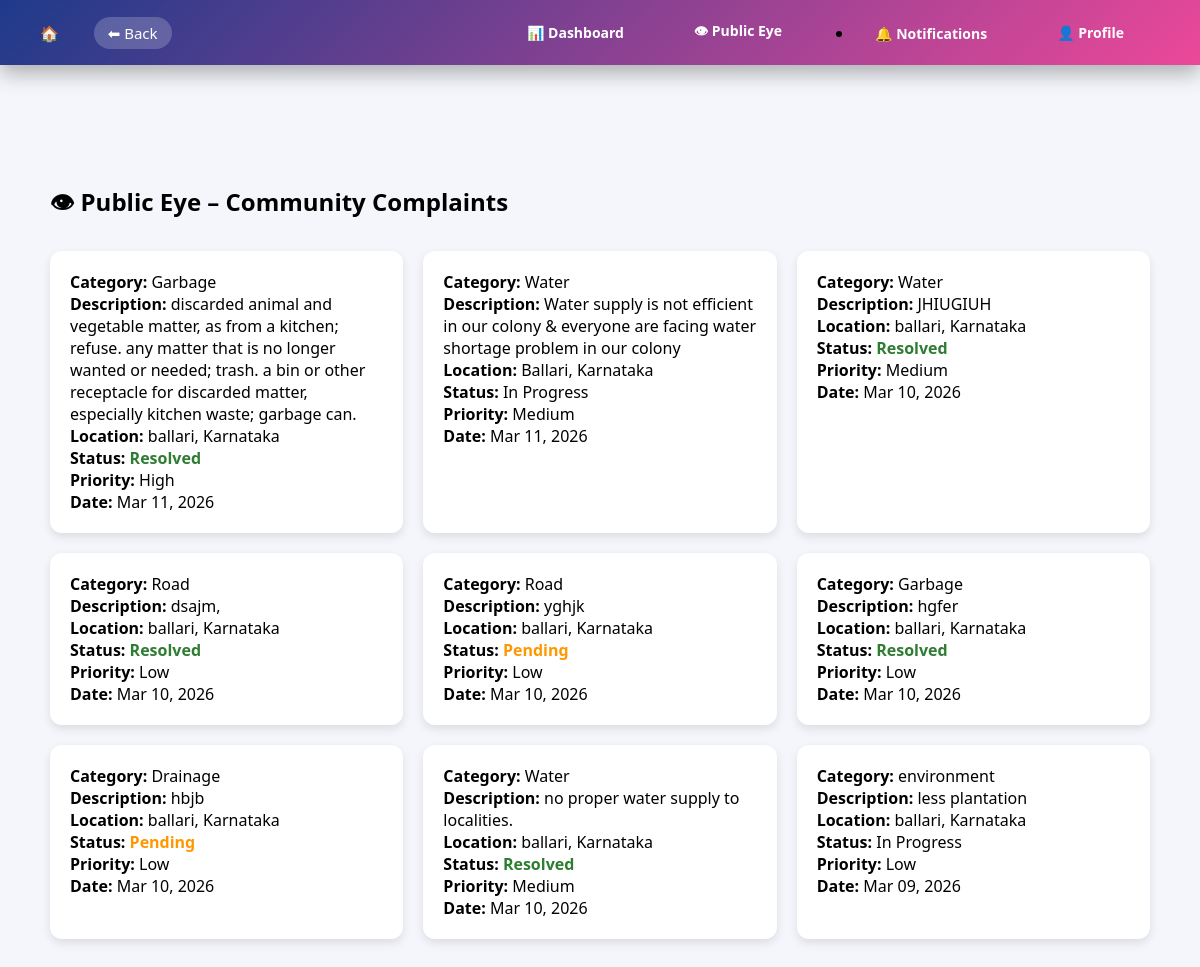
The app's page /public-eye/ with its own data.
### complaints/models.py (models this page shows, shortened)
class Complaint(models.Model):
    STATUS_CHOICES = [
        ('Pending', 'Pending'),
        ('In Progress', 'In Progress'),
        ('Resolved', 'Resolved'),
    ]
    PRIORITY_CHOICES = [
        ('Low', 'Low'),
        ('Medium', 'Medium'),
        ('High', 'High'),
    ]
    CATEGORY_CHOICES = [
        ('Water', 'Water'),
        ('Road', 'Road'),
        ('Electricity', 'Electricity'),
        ('Garbage', 'Garbage'),
        ('Street Light', 'Street Light'),
        ('Other', 'Other'),
    ]
    title = models.CharField(max_length=200)
    category = models.CharField(max_length=100, choices=CATEGORY_CHOICES)
    description = models.TextField()
    state = models.CharField(max_length=100, db_index=True)
    city = models.CharField(max_length=100, db_index=True)
    address = models.TextField(blank=True, null=True)
    zipcode = models.CharField(max_length=10)
    latitude = models.FloatField(null=True, blank=True)
    longitude = models.FloatField(null=True, blank=True)
    priority = models.CharField(
        max_length=10,
        choices=PRIORITY_CHOICES,
        default='Low',
        db_index=True
    )
    image = models.ImageField(upload_to='complaints/', null=True, blank=True)
    status = models.CharField(
        max_length=20,
        choices=STATUS_CHOICES,
        default='Pending',
        db_index=True
    )
    user = models.ForeignKey(
        User,
        on_delete=models.CASCADE,
        related_name='complaints'
    )
    created_at = models.DateTimeField(auto_now_add=True, db_index=True)
    updated_at = models.DateTimeField(auto_now=True)
    class Meta:
        ordering = ['-created_at']
        verbose_name = "User Complaint"
        verbose_name_plural = "User Complaints"

### complaints/views.py (the view)
# urls.py: path('public-eye/', views.public_eye, name='public_eye'),
def public_eye(request):
    complaints = Complaint.objects.all().order_by('-created_at')
    return render(request, 'complaints/public_eye.html', {
        'complaints': complaints
    })

### complaints/views.py (called while the page is built)
def notification_count(request):
    if request.user.is_authenticated:
        count = Notification.objects.filter(
            user=request.user,
            is_read=False
        ).count()
    else:
        count = 0
    return {'notification_count': count}

### complaints/templates/complaints/public_eye.html
{% extends 'complaints/base.html' %}
{% block content %}
<div class="public-container">
<h2 class="public-title">👁 Public Eye – Community Complaints</h2>
{% if complaints %}
<div class="public-grid">
{% for complaint in complaints %}
<div class="complaint-card">
<p><strong>Category:</strong> {{ complaint.category }}</p>
<p><strong>Description:</strong> {{ complaint.description }}</p>
<p><strong>Location:</strong> {{ complaint.city }}, {{ complaint.state }}</p>
<p><strong>Status:</strong>
<span class="status-{{ complaint.status|lower }}">
{{ complaint.status }}
</span>
</p>
<p><strong>Priority:</strong> {{ complaint.priority }}</p>
<p><strong>Date:</strong> {{ complaint.created_at|date:"M d, Y" }}</p>
</div>
{% endfor %}
</div>
{% else %}
<p>No community complaints available.</p>
{% endif %}
</div>
{% endblock %}

### complaints/templates/complaints/base.html (shortened to what this page needs)
{% load static %}
<!DOCTYPE html>
<html lang="en">
<head>
<link rel="stylesheet" href="{% static 'complaints/style.css' %}">
</head>
<body>
{% include 'complaints/navbar.html' %}
<div class="container">
{% block content %}
{% endblock %}
</div>
</body>
</html>

### complaints/templates/complaints/navbar.html (shortened to what this page needs)
<nav class="navbar">
<div class="nav-left">
<a href="{% url 'home' %}" class="home-icon">
🏠
</a>
<a href="javascript:history.back()" class="back-btn">
⬅ Back
</a>
</div>
<div class="nav-right">
<a href="{% url 'dashboard' %}">
📊 Dashboard
</a>
<a href="{% url 'public_eye' %}">
👁 Public Eye
</a>
<li class="nav-item">
    <a class="nav-link" href="{% url 'notifications' %}">
        🔔 Notifications
    </a>
</li>
<a href="{% url 'profile' %}">
👤 Profile
</a>
</div>
</nav>

### complaints/static/complaints/style.css (style rules this page uses)
* { margin:0; padding:0; box-sizing:border-box; font-family:"Segoe UI",Tahoma,sans-serif; }
body { min-height:100vh; background:#f4f6fb; padding-top:70px; }
.navbar { width:100%; background:linear-gradient(90deg,#3f51b5,#e91e63); padding:15px 40px; display:flex; justify-content:space-between; align-items:center; position:fixed; top:0; left:0; z-index:1000; box-shadow:0 4px 12px rgba(0,0,0,0.15); }
.navbar a { color:white; text-decoration:none; margin-right:20px; font-weight:500; font-size:15px; transition:0.3s; }
.status-pending { color:#ff9800; font-weight:600; }
.status-resolved { color:#2e7d32; font-weight:600; }
.public-container { max-width:1200px; margin:auto; padding:20px; }
.public-title { margin-bottom:25px; }
.public-grid { display:grid; grid-template-columns:repeat(auto-fit,minmax(300px,1fr)); gap:20px; }
.complaint-card { background:white; padding:20px; border-radius:12px; box-shadow:0 4px 10px rgba(0,0,0,0.1); transition:0.3s; }

### complaints/templates/complaints/base.html (style rules this page uses)
body { font-family:"Segoe UI",sans-serif; margin:0; background:#f4f6fb; }
.container { max-width:1200px; margin:auto; padding:90px 30px 40px 30px; }

### complaints/templates/complaints/navbar.html (style rules this page uses)
.navbar { position:fixed; top:0; left:0; width:100%; height:65px; background:linear-gradient(135deg,#1e3a8a,#ec4899); display:flex; align-items:center; justify-content:space-between; padding:0 40px; box-shadow:0 8px 20px rgba(0,0,0,0.3); z-index:1000; font-family:"Segoe UI",sans-serif; }
.nav-left { display:flex; align-items:center; gap:15px; }
.home-icon { font-size:24px; text-decoration:none; color:white; transition:0.3s; }
.back-btn { text-decoration:none; color:white; font-size:14px; font-weight:600; padding:6px 14px; border-radius:20px; background:rgba(255,255,255,0.2); transition:0.3s; }
.nav-right { display:flex; align-items:center; gap:18px; }
.nav-right a { text-decoration:none; color:white; font-size:14px; font-weight:600; padding:8px 16px; border-radius:25px; transition:all 0.3s ease; }
body { padding-top:75px; }

### records on screen
Complaint: category "Garbage", description "discarded animal and vegetable matter, as from a kitchen; refuse. any matter that is no longer wanted or needed; trash. a bin or other receptacle for discarded matter, especially kitchen waste; garbage can.", city "ballari", state "Karnataka", status "Resolved", priority "High", created_at "Mar 11, 2026"
Complaint: category "Water", description "Water supply is not efficient in our colony & everyone are facing water shortage problem in our colony", city "Ballari", state "Karnataka", status "In Progress", priority "Medium", created_at "Mar 11, 2026"
Complaint: category "Water", description "JHIUGIUH", city "ballari", state "Karnataka", status "Resolved", priority "Medium", created_at "Mar 10, 2026"
Complaint: category "Road", description "dsajm,", city "ballari", state "Karnataka", status "Resolved", priority "Low", created_at "Mar 10, 2026"
Complaint: category "Road", description "yghjk", city "ballari", state "Karnataka", status "Pending", priority "Low", created_at "Mar 10, 2026"
Complaint: category "Garbage", description "hgfer", city "ballari", state "Karnataka", status "Resolved", priority "Low", created_at "Mar 10, 2026"
Complaint: category "Drainage", description "hbjb", city "ballari", state "Karnataka", status "Pending", priority "Low", created_at "Mar 10, 2026"
Complaint: category "Water", description "no proper water supply to localities.", city "ballari", state "Karnataka", status "Resolved", priority "Medium", created_at "Mar 10, 2026"
Complaint: category "environment", description "less plantation", city "ballari", state "Karnataka", status "In Progress", priority "Low", created_at "Mar 09, 2026"
